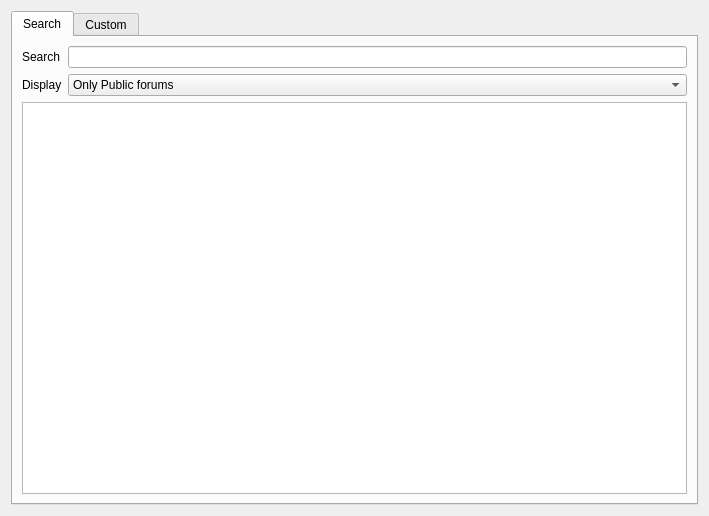
<?xml version="1.0" encoding="UTF-8"?>
<ui version="4.0">
 <class>SubscribeForm</class>
 <widget class="QWidget" name="SubscribeForm">
  <property name="geometry">
   <rect>
    <x>0</x>
    <y>0</y>
    <width>709</width>
    <height>516</height>
   </rect>
  </property>
  <property name="windowTitle">
   <string>Subscribe Forum</string>
  </property>
  <property name="windowIcon">
   <iconset resource="../../siilihairesources.qrc">
    <normaloff>:/data/emblem-web.png</normaloff>:/data/emblem-web.png</iconset>
  </property>
  <layout class="QVBoxLayout" name="verticalLayout_3">
   <item>
    <widget class="QTabWidget" name="tabWidget">
     <property name="currentIndex">
      <number>0</number>
     </property>
     <widget class="QWidget" name="searchTab">
      <attribute name="title">
       <string>Search</string>
      </attribute>
      <layout class="QVBoxLayout" name="verticalLayout_2">
       <item>
        <layout class="QVBoxLayout" name="verticalLayout">
         <item>
          <layout class="QFormLayout" name="formLayout">
           <item row="0" column="0">
            <widget class="QLabel" name="label">
             <property name="text">
              <string>Search</string>
             </property>
            </widget>
           </item>
           <item row="0" column="1">
            <widget class="QLineEdit" name="searchString"/>
           </item>
           <item row="1" column="0">
            <widget class="QLabel" name="displayLabel">
             <property name="text">
              <string>Display</string>
             </property>
            </widget>
           </item>
           <item row="1" column="1">
            <widget class="QComboBox" name="displayCombo">
             <item>
              <property name="text">
               <string>Only Public forums</string>
              </property>
             </item>
             <item>
              <property name="text">
               <string>Public and Private forums</string>
              </property>
             </item>
             <item>
              <property name="text">
               <string>Development/testing forums</string>
              </property>
             </item>
             <item>
              <property name="text">
               <string>All forums</string>
              </property>
             </item>
            </widget>
           </item>
          </layout>
         </item>
         <item>
          <widget class="QListWidget" name="forumList"/>
         </item>
        </layout>
       </item>
      </layout>
     </widget>
     <widget class="QWidget" name="customTab">
      <attribute name="title">
       <string>Custom</string>
      </attribute>
      <layout class="QFormLayout" name="formLayout_2">
       <item row="0" column="0">
        <widget class="QLabel" name="label_2">
         <property name="text">
          <string>Forum URL</string>
         </property>
        </widget>
       </item>
       <item row="0" column="1">
        <widget class="QLineEdit" name="forumUrl">
         <property name="text">
          <string/>
         </property>
         <property name="placeholderText">
          <string>http://www.example.org/forum</string>
         </property>
        </widget>
       </item>
       <item row="1" column="1">
        <widget class="QProgressBar" name="progressBar">
         <property name="maximum">
          <number>0</number>
         </property>
         <property name="value">
          <number>-1</number>
         </property>
         <property name="textVisible">
          <bool>false</bool>
         </property>
         <property name="format">
          <string>Checking</string>
         </property>
        </widget>
       </item>
       <item row="1" column="0">
        <widget class="QLabel" name="checkText">
         <property name="text">
          <string>Checking...</string>
         </property>
        </widget>
       </item>
      </layout>
     </widget>
    </widget>
   </item>
  </layout>
 </widget>
 <resources>
  <include location="../../siilihairesources.qrc"/>
  <include location="../../siilihairesources.qrc"/>
 </resources>
 <connections/>
</ui>
